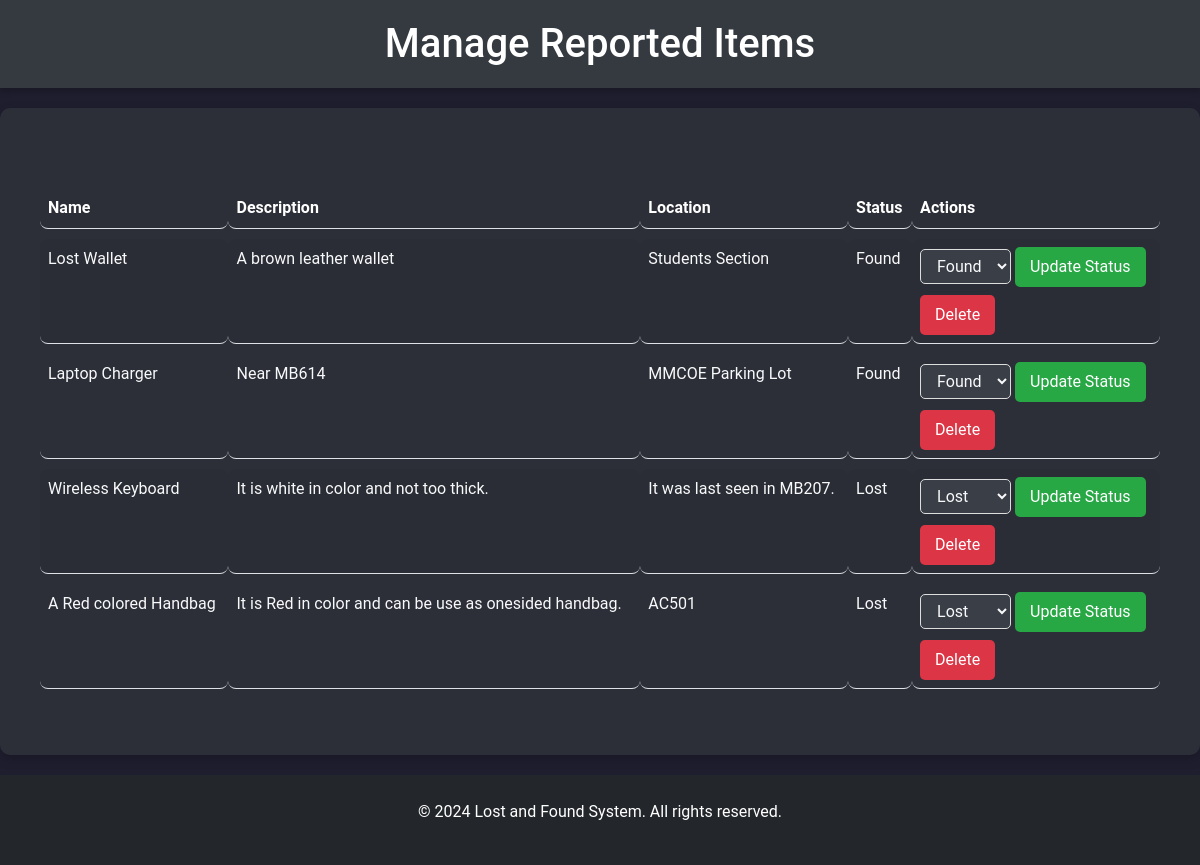
The app's page /manage_items (signed in) with its own data.
### app/models.py (models this page shows, shortened)
class Item(db.Model):
    __tablename__ = 'item'
    id = db.Column(db.Integer, primary_key=True)
    name = db.Column(db.String(100), nullable=False)
    description = db.Column(db.Text, nullable=False)
    location = db.Column(db.String(100), nullable=False)
    date_reported = db.Column(db.DateTime, default=datetime.utcnow)
    status = db.Column(db.String(20), default="lost", nullable=False)  # 'lost' or 'found'
    user_id = db.Column(db.Integer, db.ForeignKey('user.id'), nullable=False)
    image = db.Column(db.String(100), nullable=True)  # Add image field for storing image filenames
    __table_args__ = (
        db.CheckConstraint("status IN ('lost', 'found')", name="check_status"),
    )

### app/main/routes.py (the view)
@main.route('/manage_items')
@login_required
@admin_required
def manage_items():
    items = Item.query.all()  # Get all items
    return render_template('manage_items.html', items=items)

### app/__init__.py (called while the page is built)
@login_manager.user_loader
def load_user(user_id):
    from app.models import User
    return User.query.get(int(user_id))

### app/main/routes.py (called while the page is built)
def admin_required(f):
    @wraps(f)
    def decorated_function(*args, **kwargs):
        if not current_user.is_admin:
            flash('You must be an admin to view this page.', 'danger')
            return redirect(url_for('main.dashboard'))
        return f(*args, **kwargs)
    return decorated_function

### app/templates/manage_items.html (shortened to what this page needs)
<!DOCTYPE html>
<html lang="en">
<head>
    <link href="https://cdn.jsdelivr.net/npm/bootstrap@5.1.3/dist/css/bootstrap.min.css" rel="stylesheet">
    <link href="https://cdnjs.cloudflare.com/ajax/libs/font-awesome/5.15.4/css/all.min.css" rel="stylesheet">
</head>
<body>
    <header>
        <h1>Manage Reported Items</h1>
    </header>
    <div class="container">
        <table class="table table-striped">
            <thead>
                <tr>
                    <th>Name</th>
                    <th>Description</th>
                    <th>Location</th>
                    <th>Status</th>
                    <th>Actions</th>
                </tr>
            </thead>
            <tbody>
                {% for item in items %}
                <tr>
                    <td style="color: #f8f9fa;">{{ item.name }}</td>
                    <td style="color: #f8f9fa;">{{ item.description }}</td>
                    <td style="color: #f8f9fa;">{{ item.location }}</td>
                    <td style="color: #f8f9fa;">{{ item.status }}</td>
                    <td>
                        <form method="POST" action="{{ url_for('main.update_item', item_id=item.id) }}">
                            <select name="status" class="status-select">
                                <option value="Lost" {% if item.status == 'Lost' %}selected{% endif %}>Lost</option>
                                <option value="Found" {% if item.status == 'Found' %}selected{% endif %}>Found</option>
                            </select>
                            <button type="submit" class="btn-update">Update Status</button>
                        </form>
                        <form method="POST" action="{{ url_for('main.delete_item', item_id=item.id) }}" class="mt-2">
                            <button type="submit" class="btn-action">Delete</button>
                        </form>
                    </td>
                </tr>
                {% endfor %}
            </tbody>
        </table>
    </div>
    <footer>
        <p>&copy; 2024 Lost and Found System. All rights reserved.</p>
    </footer>
</body>
</html>

### app/templates/manage_items.html (style rules this page uses)
body { font-family: 'Roboto', sans-serif; background-color: #1e1e2f; margin: 0; padding: 0; color: #f8f9fa; }
header { background-color: #343a40; color: white; padding: 20px 20px; text-align: center; box-shadow: 0 4px 6px rgba(0, 0, 0, 0.2); }
header h1 { margin: 0; font-size: 2.5em; }
.container { padding: 40px; margin: 20px auto; max-width: 1200px; background-color: #2c2f38; border-radius: 10px; box-shadow: 0 4px 12px rgba(0, 0, 0, 0.2); }
table { width: 100%; margin-top: 30px; border-collapse: separate; border-spacing: 0 10px; background-color: #2c2f38; }
th, td { padding: 15px; text-align: left; font-size: 1em; border-radius: 8px; }
th { background-color: #007BFF; color: white; }
td { background-color: #3a3e47; color: #f8f9fa; }
td, th { word-wrap: break-word; }
.status-select { padding: 6px 12px; border-radius: 5px; border: 1px solid #ddd; background-color: #3a3e47; color: #f8f9fa; }
.btn-update { padding: 8px 15px; background-color: #28a745; color: white; border: none; border-radius: 5px; cursor: pointer; font-size: 1em; transition: background-color 0.3s ease; }
.btn-action { padding: 8px 15px; background-color: #dc3545; color: white; border: none; border-radius: 5px; cursor: pointer; font-size: 1em; transition: background-color 0.3s ease; }
footer { background-color: #23272b; color: white; text-align: center; padding: 25px; font-size: 1em; }

### records on screen
Item: name "Lost Wallet", description "A brown leather wallet", location "Students Section", status "Found"
Item: name "Laptop Charger", description "Near MB614", location "MMCOE Parking Lot", status "Found"
Item: name "Wireless Keyboard", description "It is white in color and not too thick.", location "It was last seen in MB207.", status "Lost"
Item: name "A Red colored Handbag", description "It is Red in color and can be use as onesided handbag.", location "AC501", status "Lost"
